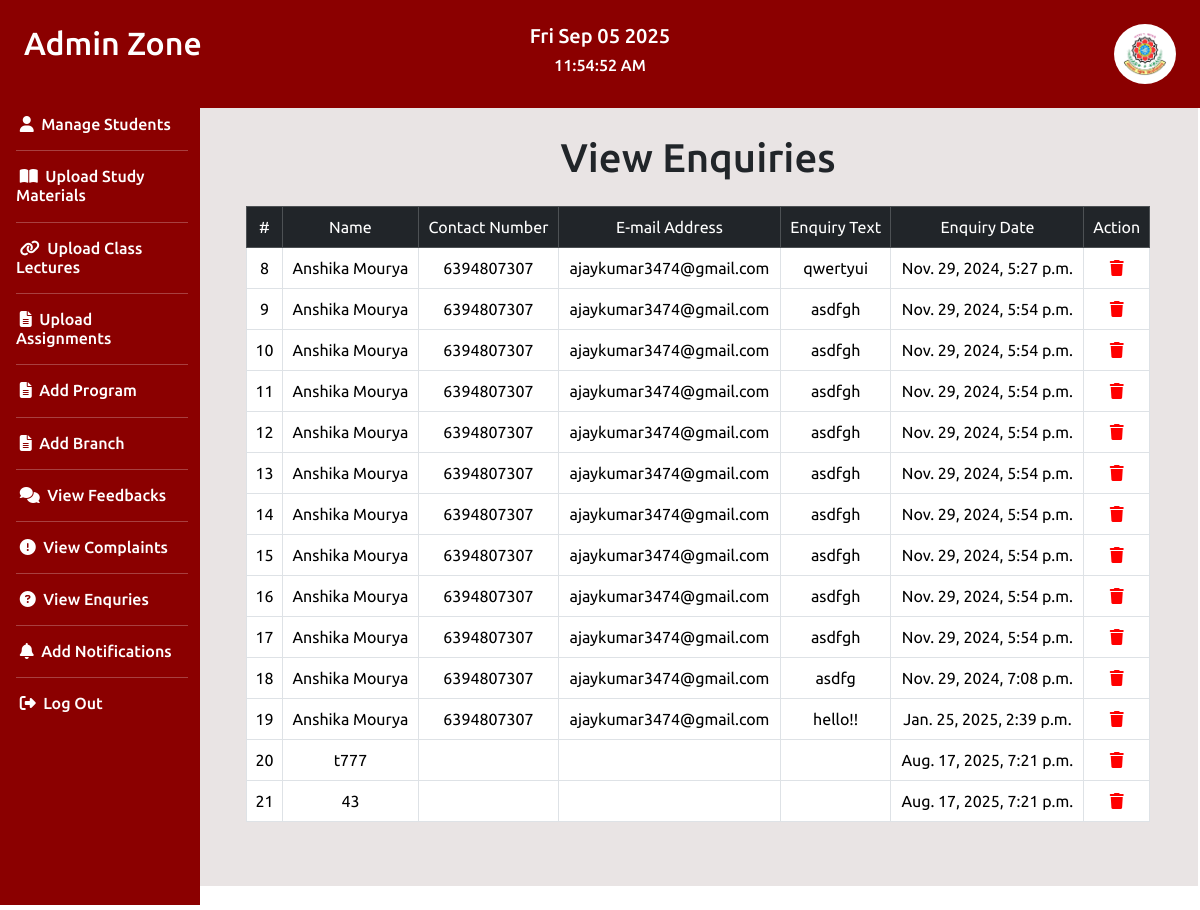
Page /viewenquiry (signed in) on the committed database.
### egyanportal/models.py (models this page shows)
class Enquiry(models.Model):
    id = models.IntegerField(primary_key=True, auto_created=True)
    name = models.CharField(max_length=200)
    address = models.CharField(max_length=500)
    contactno = models.CharField(max_length=15)
    email = models.CharField(max_length=200)
    enq = models.CharField(max_length=1000)
    enqdate = models.DateTimeField()

### egyanportal/views.py (the view)
# urls.py: path('viewenquiry', viewenquiry, name='viewenquiry'),
def viewenquiry(request):
    if 'adminid' in request.session:
        enqs = Enquiry.objects.all()
        return render(request, 'viewenquiry.html',{'enqs':enqs})
    else:
        return redirect('homelogin')

### egyanportal/templates/viewenquiry.html (shortened to what this page needs)
<!DOCTYPE html>
{% extends 'adminzone.html' %}
{% load static %}
    {% block mainadmin %}
    <div class="row">
        <div class="col-md-12">
            <h1 class="text-center mt-3">View Enquiries</h1>
        </div>
    </div>
    <div class="row mt-3">
        <div class="col-md-12">
            <table class="table text-center table-bordered">
                <tr class="table-dark">
                    <td>#</td>
                    <td>Name</td>
                    <td>Contact Number</td>
                    <td>E-mail Address</td>
                    <td>Enquiry Text</td>
                    <td>Enquiry Date</td>
                    <td>Action</td>
                </tr>
                {% for i in enqs %}
                <tr>
                    <td>{{i.id}}</td>
                    <td>{{i.name}}</td>
                    <td>{{i.contactno}}</td>
                    <td>{{i.email}}</td>
                    <td>{{i.enq}}</td>
                    <td>{{i.enqdate}}</td>
                    <td>
                        <a href="{% url 'deleteenq' i.id %}"><i class="fa-solid fa-trash" style="color: red;"></i></a>
                    </td>
                </tr>
                {% endfor %}
            </table>
        </div>
    </div>
    {% endblock %}

### rows in the picture
Enquiry: id "8", name "Anshika Mourya", contactno "6394807307", email "ajaykumar3474@gmail.com", enq "qwertyui", enqdate "Nov. 29, 2024, 5:27 p.m."
Enquiry: id "9", name "Anshika Mourya", contactno "6394807307", email "ajaykumar3474@gmail.com", enq "asdfgh", enqdate "Nov. 29, 2024, 5:54 p.m."
Enquiry: id "10", name "Anshika Mourya", contactno "6394807307", email "ajaykumar3474@gmail.com", enq "asdfgh", enqdate "Nov. 29, 2024, 5:54 p.m."
Enquiry: id "11", name "Anshika Mourya", contactno "6394807307", email "ajaykumar3474@gmail.com", enq "asdfgh", enqdate "Nov. 29, 2024, 5:54 p.m."
Enquiry: id "12", name "Anshika Mourya", contactno "6394807307", email "ajaykumar3474@gmail.com", enq "asdfgh", enqdate "Nov. 29, 2024, 5:54 p.m."
Enquiry: id "13", name "Anshika Mourya", contactno "6394807307", email "ajaykumar3474@gmail.com", enq "asdfgh", enqdate "Nov. 29, 2024, 5:54 p.m."
Enquiry: id "14", name "Anshika Mourya", contactno "6394807307", email "ajaykumar3474@gmail.com", enq "asdfgh", enqdate "Nov. 29, 2024, 5:54 p.m."
Enquiry: id "15", name "Anshika Mourya", contactno "6394807307", email "ajaykumar3474@gmail.com", enq "asdfgh", enqdate "Nov. 29, 2024, 5:54 p.m."
Enquiry: id "16", name "Anshika Mourya", contactno "6394807307", email "ajaykumar3474@gmail.com", enq "asdfgh", enqdate "Nov. 29, 2024, 5:54 p.m."
Enquiry: id "17", name "Anshika Mourya", contactno "6394807307", email "ajaykumar3474@gmail.com", enq "asdfgh", enqdate "Nov. 29, 2024, 5:54 p.m."
Enquiry: id "18", name "Anshika Mourya", contactno "6394807307", email "ajaykumar3474@gmail.com", enq "asdfg", enqdate "Nov. 29, 2024, 7:08 p.m."
Enquiry: id "19", name "Anshika Mourya", contactno "6394807307", email "ajaykumar3474@gmail.com", enq "hello!!", enqdate "Jan. 25, 2025, 2:39 p.m."
Enquiry: id "20", name "t777", enqdate "Aug. 17, 2025, 7:21 p.m."
Enquiry: id "21", name "43", enqdate "Aug. 17, 2025, 7:21 p.m."
